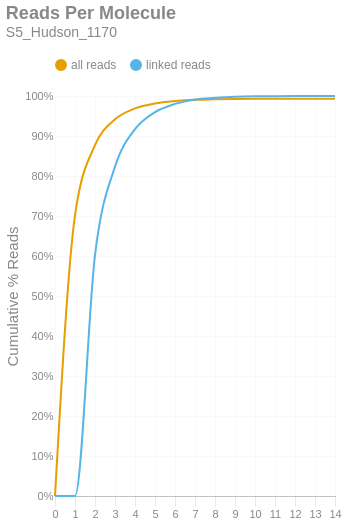

Notebook code for this chart:
### Markdown cell above
### Reads per Molecule
This chart shows the cumulative distribution of the number of reads per linked molecule. That is, how many alignments are associated with a unique molecule. This excludes the number of reads associated with invalid or absent linked-read barcodes. The `linked` histogram is the percentages recalculated when disregarding singletons.

### Code cell
if SKIPLR:
    print_html(f"Skipped")
else:
    counts = np.bincount(valids['reads'].cast(pl.Int64).to_numpy())
    weighted = counts * np.arange(len(counts))
    all_perc = weighted / n_reads
    linked_perc = weighted / n_linked_reads
    linked_perc[1] = 0
    binned_df = pl.DataFrame({
        'readsper': list(range(len(counts))),
        'all reads (cumsum)': np.cumsum(all_perc).tolist(),
        'linked reads (cumsum)': np.cumsum(linked_perc).tolist(),
    })

    with SafeRender(binned_df):
        (
            density_plot(binned_df, 'Reads Per Molecule', samplename, 'readspmol')
            .encode(
                x=alt.X('readsper:O', title=None).axis(labelAngle=0).scale(padding=0),
                y=alt.Y('value:Q', title='Cumulative % Reads').axis(format='%').stack(False),
                color=alt.Color("key:N").scale(domain=["all reads", "linked reads"]),
                tooltip=[
                    alt.Tooltip("key:N", title="Data Type"),
                    alt.Tooltip("readsper:O", title="Reads Per Molecule"),
                    alt.Tooltip("value:Q", format=".2%", title="% Reads (Cum.)")
                ]            
            )
        ).display()

### Figure 1 — Vega-Lite specification as saved in the notebook (floating-point values rounded to 4 significant figures)
{"width": "container", "height": 400, "config": {"title": {"anchor": "start", "dy": -15, "fontSize": 18, "color": "#888888", "subtitleColor": "#888888", "subtitleFontSize": 14}, "arc": {"fill": "#0072B2"}, "axis": {"domainColor": "#888888", "domainWidth": 0.5, "gridWidth": 0.2, "grid": false, "titleFontWeight": 400, "titleFontSize": 15, "labelFontSize": 11, "labelColor": "#888888", "tickColor": "#888888", "tickWidth": 0.2, "titleColor": "#888888"}, "axisBand": {"grid": false}, "axisX": {"grid": true, "tickSize": 10, "domainCap": "round"}, "axisY": {"domain": false, "grid": true, "tickSize": 0, "domainCap": "round"}, "background": "transparent", "header": {"labelFontSize": 15, "labelColor": "#888888", "titleFontSize": 15, "titleFontWeight": 600, "titleColor": "#888888"}, "legend": {"labelFont": "sans-serif", "labelFontSize": 12, "labelColor": "#888888", "symbolSize": 100, "symbolType": "circle", "titleFontSize": 12, "titlePadding": 10, "titleColor": "#888888", "title": null, "orient": "top"}, "range": {"category": ["#E69F00", "#56B4E9", "#009E73", "#F0E442", "#0072B2", "#D55E00", "#CC79A7", "#000000"], "diverging": ["#cfe8f3", "#a2d4ec", "#73bfe2", "#46abdb", "#1696d2", "#12719e"]}, "area": {"fill": "#0072B2", "fillOpacity": 0.7, "line": true, "strokeOpacity": 0.7}, "line": {"color": "#0072B2", "stroke": "#0072B2", "strokeWidth": 2}, "trail": {"color": "#0072B2", "stroke": "#0072B2", "strokeWidth": 0, "size": 1}, "point": {"filled": true, "fillOpacity": 1.0, "size": 95}, "text": {"color": "#888888", "fontSize": 11, "align": "right", "fontWeight": 400, "size": 11}, "bar": {"fill": "#0072B2", "stroke": null}, "view": {"stroke": null, "continuousWidth": 660, "continuousHeight": 400}}, "data": {"name": "data-49e0599a5b2006fa3e6a3a55102be6fb"}, "mark": {"type": "line", "interpolate": "monotone", "point": {"opacity": 0, "size": 275}}, "encoding": {"color": {"field": "key", "scale": {"domain": ["all reads", "linked reads"]}, "type": "nominal"}, "tooltip": [{"field": "key", "title": "Data Type", "type": "nominal"}, {"field": "readsper", "title": "Reads Per Molecule", "type": "ordinal"}, {"field": "value", "format": ".2%", "title": "% Reads (Cum.)", "type": "quantitative"}], "x": {"axis": {"labelAngle": 0}, "field": "readsper", "scale": {"padding": 0}, "title": null, "type": "ordinal"}, "y": {"axis": {"format": "%"}, "field": "value", "stack": false, "title": "Cumulative % Reads", "type": "quantitative"}}, "params": [{"name": "param_c36ac31b6afebe62", "select": {"type": "point", "fields": ["key"]}, "bind": "legend"}], "title": {"text": "Reads Per Molecule", "subtitle": "S5_Hudson_1170"}, "transform": [{"fold": ["all reads (cumsum)", "linked reads (cumsum)"]}, {"calculate": "replace(datum.key, ' (cumsum)', '')", "as": "key"}, {"filter": {"param": "param_c36ac31b6afebe62"}}], "usermeta": {"embedOptions": {"downloadFileName": "S5_Hudson_1170.readspmol"}}, "$schema": "https://vega.github.io/schema/vega-lite/v6.1.0.json", "datasets": {"data-49e0599a5b2006fa3e6a3a55102be6fb": [{"readsper": 0, "all reads (cumsum)": 0.0, "linked reads (cumsum)": 0.0}, {"readsper": 1, "all reads (cumsum)": 0.7015, "linked reads (cumsum)": 0.0}, {"readsper": 2, "all reads (cumsum)": 0.877, "linked reads (cumsum)": 0.6019}, {"readsper": 3, "all reads (cumsum)": 0.9416, "linked reads (cumsum)": 0.8234}, {"readsper": 4, "all reads (cumsum)": 0.9689, "linked reads (cumsum)": 0.917}, {"readsper": 5, "all reads (cumsum)": 0.9814, "linked reads (cumsum)": 0.9598}, {"readsper": 6, "all reads (cumsum)": 0.9874, "linked reads (cumsum)": 0.9803}, {"readsper": 7, "all reads (cumsum)": 0.9906, "linked reads (cumsum)": 0.9915}, {"readsper": 8, "all reads (cumsum)": 0.9918, "linked reads (cumsum)": 0.9954}, {"readsper": 9, "all reads (cumsum)": 0.9925, "linked reads (cumsum)": 0.998}, {"readsper": 10, "all reads (cumsum)": 0.9929, "linked reads (cumsum)": 0.9992}, {"readsper": 11, "all reads (cumsum)": 0.993, "linked reads (cumsum)": 0.9995}, {"readsper": 12, "all reads (cumsum)": 0.993, "linked reads (cumsum)": 0.9997}, {"readsper": 13, "all reads (cumsum)": 0.993, "linked reads (cumsum)": 0.9997}, {"readsper": 14, "all reads (cumsum)": 0.9931, "linked reads (cumsum)": 1.0}]}}
